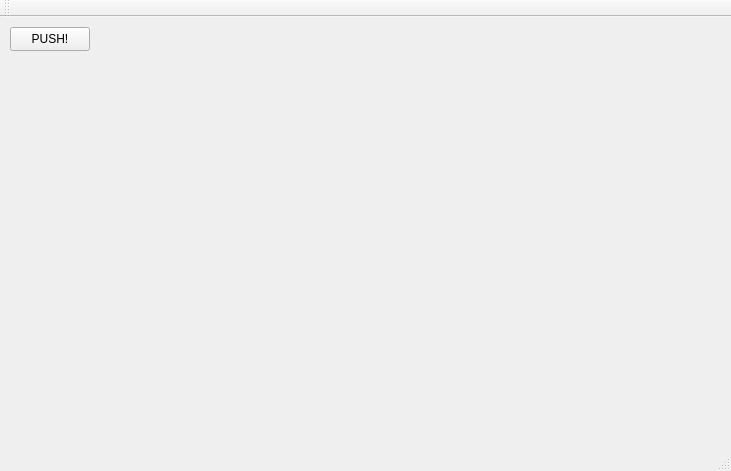
<?xml version="1.0" encoding="UTF-8"?>
<ui version="4.0">
 <class>MainWindow</class>
 <widget class="QMainWindow" name="MainWindow">
  <property name="geometry">
   <rect>
    <x>0</x>
    <y>0</y>
    <width>731</width>
    <height>471</height>
   </rect>
  </property>
  <property name="windowTitle">
   <string>MainWindow</string>
  </property>
  <widget class="QWidget" name="centralWidget">
   <widget class="QPushButton" name="pushButton">
    <property name="geometry">
     <rect>
      <x>10</x>
      <y>10</y>
      <width>80</width>
      <height>24</height>
     </rect>
    </property>
    <property name="text">
     <string>PUSH!</string>
    </property>
   </widget>
  </widget>
  <widget class="QMenuBar" name="menuBar">
   <property name="geometry">
    <rect>
     <x>0</x>
     <y>0</y>
     <width>731</width>
     <height>22</height>
    </rect>
   </property>
  </widget>
  <widget class="QToolBar" name="mainToolBar">
   <attribute name="toolBarArea">
    <enum>TopToolBarArea</enum>
   </attribute>
   <attribute name="toolBarBreak">
    <bool>false</bool>
   </attribute>
  </widget>
  <widget class="QStatusBar" name="statusBar"/>
 </widget>
 <layoutdefault spacing="6" margin="11"/>
 <resources/>
 <connections/>
</ui>
